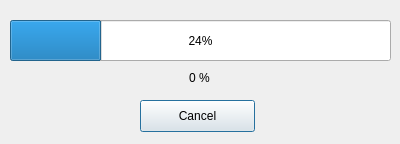
<?xml version="1.0" encoding="UTF-8"?>
<ui version="4.0">
 <class>ProgressBar</class>
 <widget class="QDialog" name="ProgressBar">
  <property name="geometry">
   <rect>
    <x>0</x>
    <y>0</y>
    <width>400</width>
    <height>144</height>
   </rect>
  </property>
  <property name="minimumSize">
   <size>
    <width>400</width>
    <height>144</height>
   </size>
  </property>
  <property name="maximumSize">
   <size>
    <width>400</width>
    <height>144</height>
   </size>
  </property>
  <property name="windowTitle">
   <string>Progress</string>
  </property>
  <widget class="QProgressBar" name="progressBar">
   <property name="geometry">
    <rect>
     <x>10</x>
     <y>20</y>
     <width>381</width>
     <height>41</height>
    </rect>
   </property>
   <property name="value">
    <number>24</number>
   </property>
  </widget>
  <widget class="QLabel" name="percentageLabel">
   <property name="geometry">
    <rect>
     <x>170</x>
     <y>70</y>
     <width>59</width>
     <height>16</height>
    </rect>
   </property>
   <property name="text">
    <string>0 %</string>
   </property>
   <property name="alignment">
    <set>Qt::AlignCenter</set>
   </property>
  </widget>
  <widget class="QPushButton" name="pushButton">
   <property name="geometry">
    <rect>
     <x>140</x>
     <y>100</y>
     <width>115</width>
     <height>32</height>
    </rect>
   </property>
   <property name="text">
    <string>Cancel</string>
   </property>
  </widget>
 </widget>
 <resources/>
 <connections/>
</ui>
